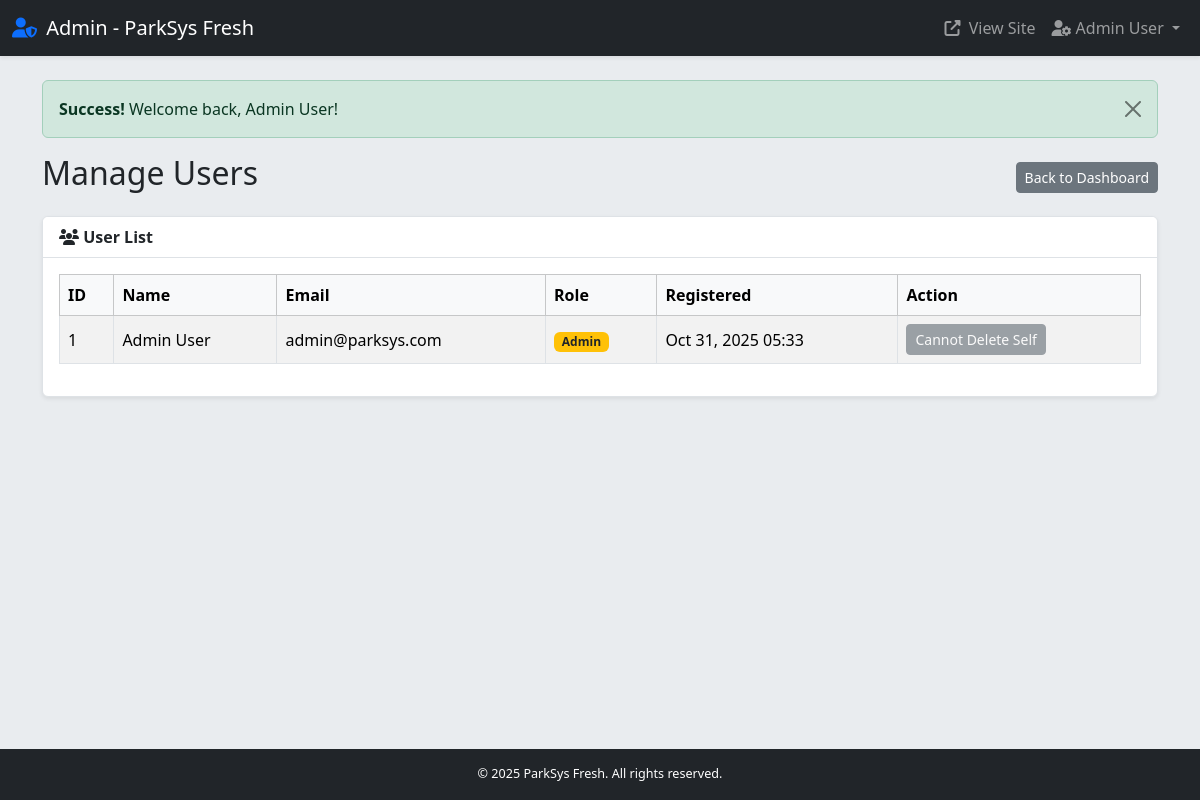
The page /admin/users.php (signed in) on the database its author committed.
### tables this page shows
CREATE TABLE users (
    id INT AUTO_INCREMENT PRIMARY KEY,
    name VARCHAR(100) NOT NULL,
    email VARCHAR(100) NOT NULL UNIQUE,
    password VARCHAR(255) NOT NULL,
    role ENUM('customer', 'admin') NOT NULL DEFAULT 'customer',
    created_at TIMESTAMP DEFAULT CURRENT_TIMESTAMP
);

### config/init.php (called while the page is built, shortened)
<?php
function e($string) {
    return htmlspecialchars($string ?? '', ENT_QUOTES, 'UTF-8');
}
?>

### admin/users.php (the view, shortened to what this page needs)
<?php require_once __DIR__ . '/../includes/auth_check_admin.php';
$users = [];
try {
    $stmt = $pdo->query("SELECT id, name, email, role, created_at FROM users ORDER BY created_at DESC");
    $users = $stmt->fetchAll();
} catch (PDOException $e) {
    error_log("Fetch Users Error: " . $e->getMessage());
    $error = "Could not fetch users.";
}
?>
<?php require_once __DIR__ . '/../includes/admin_header.php'; ?>
<div class="d-flex justify-content-between align-items-center mb-3">
    <h2>Manage Users</h2>
    <a href="index.php" class="btn btn-secondary btn-sm">Back to Dashboard</a>
</div>
<div class="card shadow-sm">
    <div class="card-header">
        <i class="fa-solid fa-users"></i> User List
    </div>
    <div class="card-body">
        <div class="table-responsive">
            <table class="table table-striped table-hover table-bordered">
              <thead class="table-light">
                <tr>
                    <th>ID</th>
                    <th>Name</th>
                    <th>Email</th>
                    <th>Role</th>
                    <th>Registered</th>
                    <th>Action</th>
                </tr>
              </thead>
              <tbody>
                <?php if (empty($users)): ?>
                    <tr><td colspan="6" class="text-center text-muted fst-italic">No users found.</td></tr>
                <?php else: ?>
                    <?php foreach ($users as $user): ?>
                    <tr>
                      <td><?= e($user['id']) ?></td>
                      <td><?= e($user['name']) ?></td>
                      <td><?= e($user['email']) ?></td>
                      <td><span class="badge <?= $user['role'] === 'admin' ? 'bg-warning text-dark' : 'bg-info text-dark' ?>"><?= e(ucfirst($user['role'])) ?></span></td>
                      <td><?= e(date('M d, Y H:i', strtotime($user['created_at']))) ?></td>
                      <td>
                        <?php if ($user['id'] !== $_SESSION['user_id']):  ?>
                        <form method="POST" action="users.php" onsubmit="return confirm('Are you sure you want to permanently delete user <?= e($user['name']) ?>? This cannot be undone.');" style="display:inline-block">
                          <input type="hidden" name="delete_id" value="<?= e($user['id']) ?>">
                          <button type="submit" name="delete_user_button" class="btn btn-sm btn-danger" title="Delete User">
                             <i class="fa-solid fa-user-times"></i> Delete
                          </button>
                        </form>
                        <?php else: ?>
                         <button class="btn btn-sm btn-secondary" disabled title="Cannot delete your own account">Cannot Delete Self</button>
                        <?php endif; ?>
                         </td>
                    </tr>
                    <?php endforeach; ?>
                <?php endif; ?>
              </tbody>
            </table>
        </div>
    </div>
</div>
<?php require_once __DIR__ . '/../includes/admin_footer.php'; ?>

### includes/admin_header.php (shortened to what this page needs)
<?php require_once __DIR__ . '/../config/init.php';  ?>
<!DOCTYPE html>
<html lang="en">
<head>
    <link href="https://cdn.jsdelivr.net/npm/bootstrap@5.3.3/dist/css/bootstrap.min.css" rel="stylesheet">
    <link rel="stylesheet" href="https://cdnjs.cloudflare.com/ajax/libs/font-awesome/6.5.1/css/all.min.css">
    <link href="<?= BASE_URL ?>/assets/css/styles.css" rel="stylesheet">
</head>
<body class="d-flex flex-column min-vh-100">
    <nav class="navbar navbar-expand-lg navbar-dark bg-dark shadow-sm sticky-top">
        <div class="container-fluid">
            <a class="navbar-brand" href="<?= BASE_URL ?>/admin/index.php">
                <i class="fa-solid fa-user-shield me-1"></i> Admin - <?= e(SITE_NAME) ?>
            </a>
            <div class="collapse navbar-collapse" id="adminNavbarNav">
                <ul class="navbar-nav ms-auto mb-2 mb-lg-0 align-items-center">
                    <li class="nav-item">
                        <a class="nav-link" href="<?= BASE_URL ?>/index.php" target="_blank" title="View Public Site">
                           <i class="fa-solid fa-external-link-alt me-1"></i> View Site
                        </a>
                    </li>
                     <li class="nav-item dropdown">
                           <a class="nav-link dropdown-toggle" href="#" id="navbarAdminDropdown" role="button" data-bs-toggle="dropdown" aria-expanded="false">
                                <i class="fa-solid fa-user-gear me-1"></i><?= e($_SESSION['user_name'] ?? 'Admin') ?>
                           </a>
                        </li>
                </ul>
            </div>
        </div>
    </nav>
    <main class="container my-4 flex-grow-1">
         <?php
        if (isset($_SESSION['flash_message'])) {
            $message = $_SESSION['flash_message'];
            $alert_type = $message['type'] ?? 'info';
            echo '<div class="alert alert-' . $alert_type . ' alert-dismissible fade show" role="alert">';
            echo '<strong>' . e(ucfirst($alert_type)) . '!</strong> ' . e($message['text'] ?? 'Notification');
            echo '<button type="button" class="btn-close" data-bs-dismiss="alert" aria-label="Close"></button>';
            echo '</div>';
        }
        ?>

### includes/admin_footer.php (shortened to what this page needs)
</main> <footer class="mt-auto py-3 bg-dark text-white text-center">
    <div class="container">
        <p class="mb-0 small">&copy; <?= date('Y') ?> <?= e(SITE_NAME) ?>. All rights reserved.</p>
    </div>
</footer>
</body>
</html>

### assets/css/styles.css (style rules this page uses)
:root { --primary-color: #0d6efd; --secondary-color: #6c757d; --success-color: #198754; --danger-color: #dc3545; --warning-color: #ffc107; --light-bg: #f8f9fa; --white-bg: #ffffff; --dark-text: #212529; --light-text: #6c757d; --border-color: #dee2e6; --border-radius: 0.375rem; }
body { background-color: var(--light-bg); color: var(--dark-text); font-family: system-ui, -apple-system, "Segoe UI", Roboto, "Helvetica Neue", "Noto Sans", "Liberation Sans", Arial, sans-serif, "Apple Color Emoji", "Segoe UI Emoji", "Segoe UI Symbol", "Noto Color Emoji"; display: flex; flex-direction: column; min-height: 100vh; }
main { flex: 1; }
.navbar { transition: box-shadow 0.3s ease; }
.navbar-brand i { color: var(--primary-color); }
.card { border: 1px solid var(--border-color); }
.card-header { background-color: var(--white-bg); border-bottom: 1px solid var(--border-color); font-weight: 600; }
footer { font-size: 0.9em; background-color: var(--dark-text); color: var(--light-bg); }

### includes/admin_header.php (style rules this page uses)
body { background-color: #e9ecef; }
.card { margin-bottom: 1.5rem; }
.table th { white-space: nowrap; }
.table td { vertical-align: middle; }

### rows shown on the page
users: id "1", name "Admin User", email "admin@parksys.com", role "Admin", created_at "Oct 31, 2025 05:33", shows "Cannot Delete Self"

### other values the page prints
SITE_NAME "ParkSys Fresh"
$_SESSION['user_name'] "Admin User"
$alert_type "Success"
$message['text'] "Welcome back, Admin User!"
